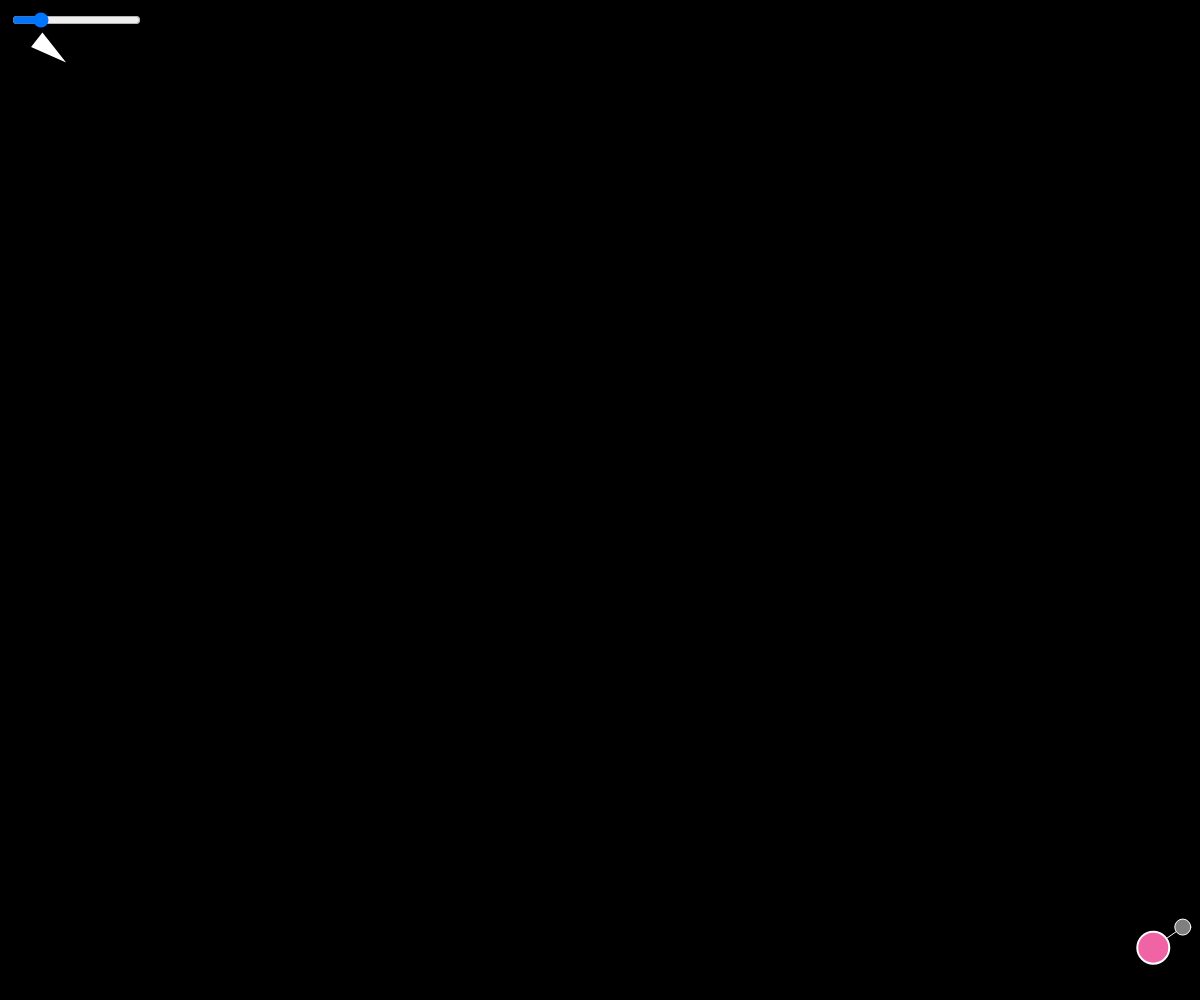
Frame 1 (no input)
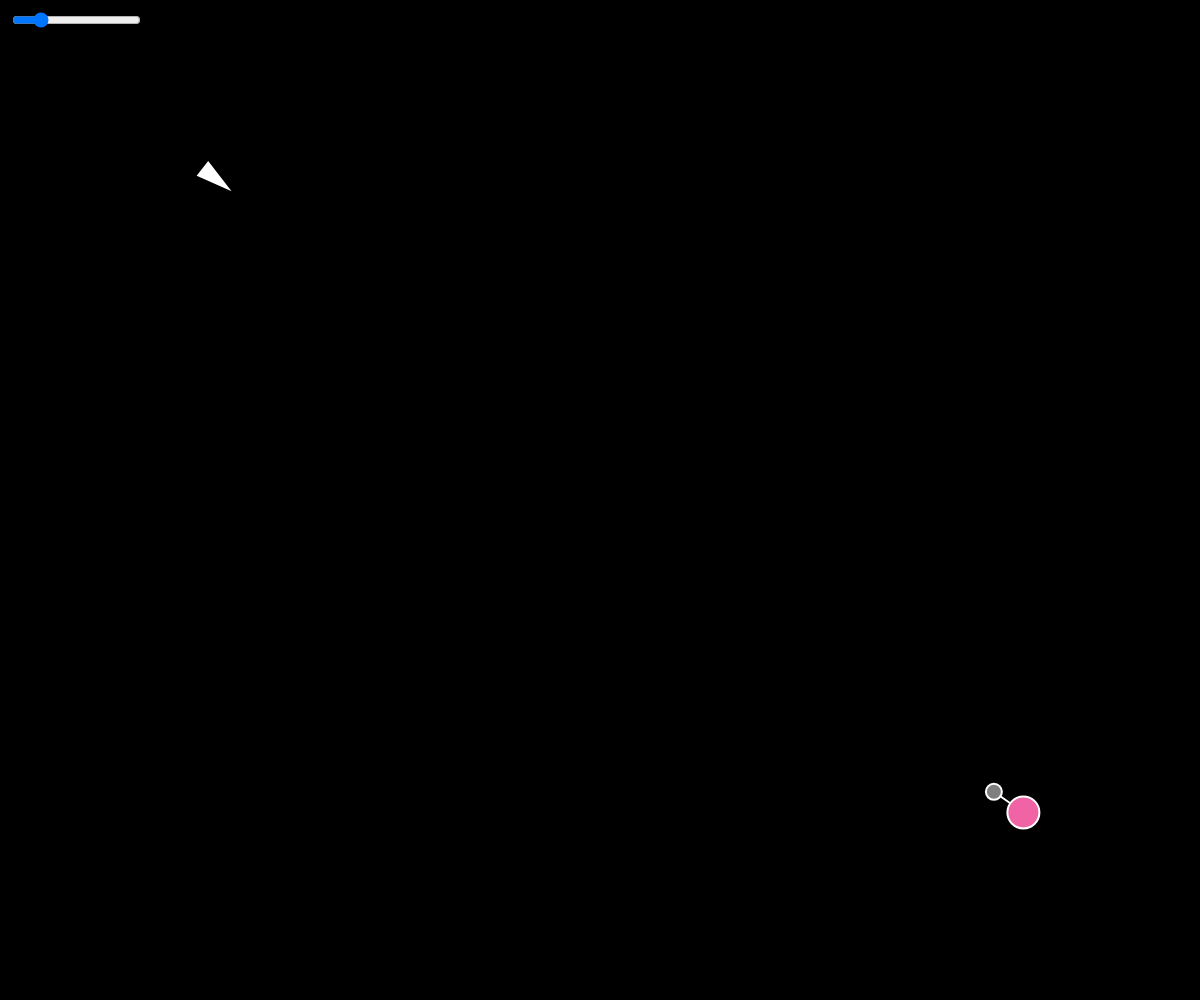
Frame 60 (no input)
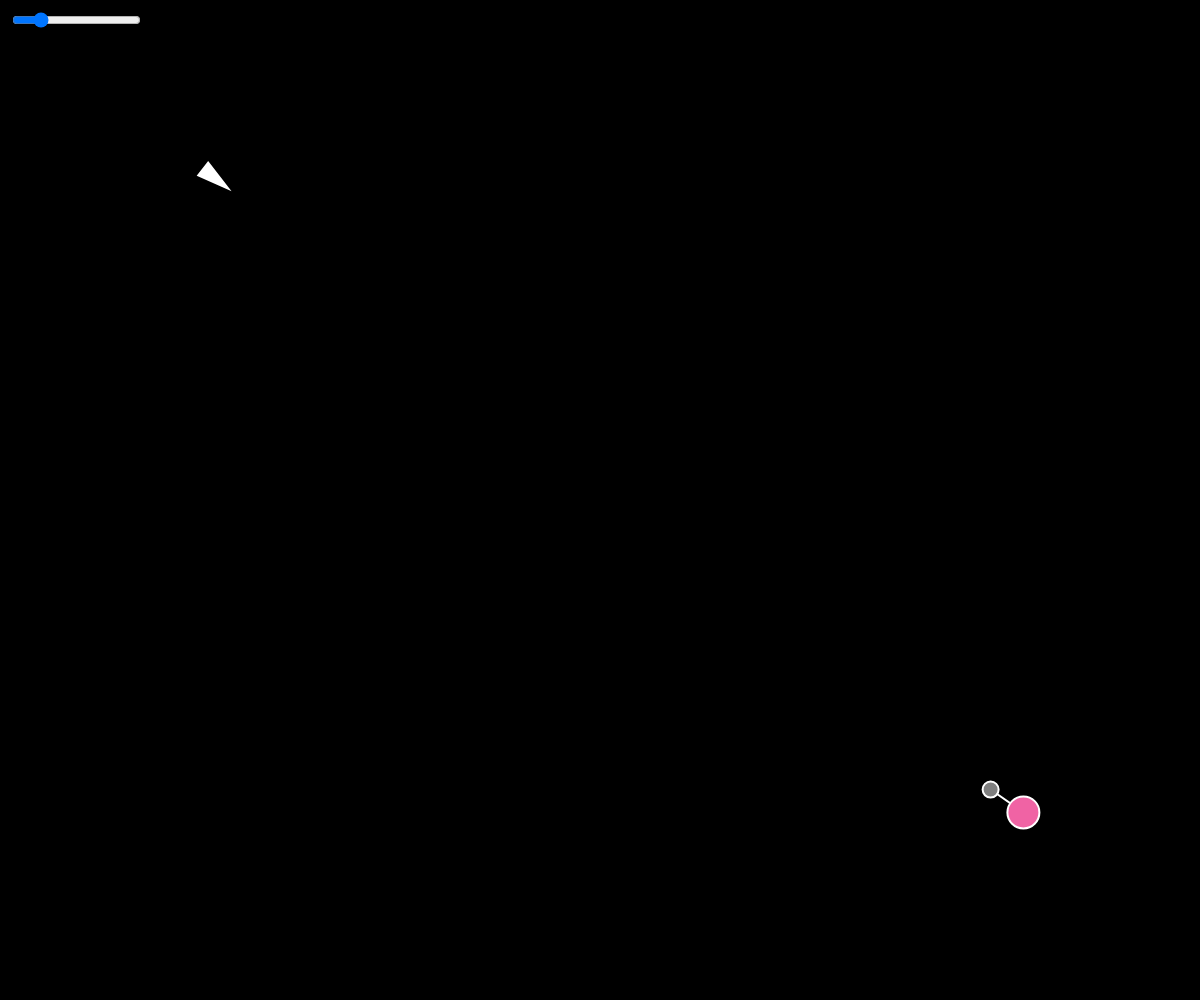
Frame 120 (the mouse pressed at the canvas centre since frame 60)

The p5.js sketch that drew these frames (run headless with seeded random() and noise() and a simulated clock; from frame 60 on, the mouse is pressed at the canvas centre):

// p5.js sketch
// ── sketch.js
// More Steering Behaviors! (Pursue Slider Prediction)
// The Nature of Code
// The Coding Train / Daniel Shiffman
// https://youtu.be/
// https://thecodingtrain.com/learning/nature-of-code/5.3-flee-pursue-evade.html

// Flee: https://editor.p5js.org/codingtrain/sketches/v-VoQtETO
// Pursue: https://editor.p5js.org/codingtrain/sketches/Lx3PJMq4m
// Evade: https://editor.p5js.org/codingtrain/sketches/X3ph02Byx
// Pursue Bouncing Ball: https://editor.p5js.org/codingtrain/sketches/itlyDq3ZB
// Pursue Wander: https://editor.p5js.org/codingtrain/sketches/EEnmY04lt
// Pursue Slider Prediction: https://editor.p5js.org/codingtrain/sketches/l7MgPpTUB

let pursuer;
let target;
let slider;
let pause = false;

function setup() {
  createCanvas(windowWidth, windowHeight);
  pursuer = new Vehicle(50, 50);
  target = new Target(width - 50, height - 50);
  slider = createSlider(1, 50, 10);
  slider.position(10, 10);
}

function mousePressed() {
  pause = true;
}

function mouseReleased() {
  pause = false;
}

function draw() {
  background(0);

  let steering = pursuer.pursue(target);
  pursuer.applyForce(steering);

  let d = p5.Vector.dist(pursuer.pos, target.pos);
  if (d < pursuer.r + target.r) {
    target = new Target(random(width), random(height));
    pursuer.pos.set(width / 2, height / 2);
  }

  if (!pause) {
    pursuer.update();
    target.update();
  }
  pursuer.show();

  target.edges();
  target.show();
}

// ── vehicle.js
// More Steering Behaviors! (Pursue Slider Prediction)
// The Nature of Code
// The Coding Train / Daniel Shiffman
// https://youtu.be/
// https://thecodingtrain.com/learning/nature-of-code/5.3-flee-pursue-evade.html

// Flee: https://editor.p5js.org/codingtrain/sketches/v-VoQtETO
// Pursue: https://editor.p5js.org/codingtrain/sketches/Lx3PJMq4m
// Evade: https://editor.p5js.org/codingtrain/sketches/X3ph02Byx
// Pursue Bouncing Ball: https://editor.p5js.org/codingtrain/sketches/itlyDq3ZB
// Pursue Wander: https://editor.p5js.org/codingtrain/sketches/EEnmY04lt
// Pursue Slider Prediction: https://editor.p5js.org/codingtrain/sketches/l7MgPpTUB

class Vehicle {
  constructor(x, y) {
    this.pos = createVector(x, y);
    this.vel = createVector(0, 0);
    this.acc = createVector(0, 0);
    this.maxSpeed = 4;
    this.maxForce = 0.25;
    this.r = 16;
  }

  evade(vehicle) {
    let pursuit = this.pursue(vehicle);
    pursuit.mult(-1);
    return pursuit;
  }

  pursue(vehicle) {
    let target = vehicle.pos.copy();
    let prediction = vehicle.vel.copy();
    prediction.mult(slider.value());
    target.add(prediction);
    stroke(255);
    line(vehicle.pos.x, vehicle.pos.y, target.x, target.y);
    fill(127);
    circle(target.x, target.y, 16);
    return this.seek(target);
  }

  flee(target) {
    return this.seek(target).mult(-1);
  }

  seek(target) {
    let force = p5.Vector.sub(target, this.pos);
    force.setMag(this.maxSpeed);
    force.sub(this.vel);
    force.limit(this.maxForce);
    return force;
  }

  applyForce(force) {
    this.acc.add(force);
  }

  update() {
    this.vel.add(this.acc);
    this.vel.limit(this.maxSpeed);
    this.pos.add(this.vel);
    this.acc.set(0, 0);
  }

  show() {
    stroke(255);
    strokeWeight(2);
    fill(255);
    push();
    translate(this.pos.x, this.pos.y);
    rotate(this.vel.heading());
    triangle(-this.r, -this.r / 2, -this.r, this.r / 2, this.r, 0);
    pop();
  }

  edges() {
    if (this.pos.x > width + this.r) {
      this.pos.x = -this.r;
    } else if (this.pos.x < -this.r) {
      this.pos.x = width + this.r;
    }
    if (this.pos.y > height + this.r) {
      this.pos.y = -this.r;
    } else if (this.pos.y < -this.r) {
      this.pos.y = height + this.r;
    }
  }
}

class Target extends Vehicle {
  constructor(x, y) {
    super(x, y);
    this.vel = p5.Vector.random2D();
    this.maxSpeed = 4;
    this.vel.mult(4);
  }

  show() {
    stroke(255);
    strokeWeight(2);
    fill("#F063A4");
    push();
    translate(this.pos.x, this.pos.y);
    circle(0, 0, this.r * 2);
    pop();
  }

  edges() {
    if (this.pos.x > width - this.r) {
      this.vel.x *= -1;
      this.pos.x = width - this.r;
    } else if (this.pos.x < this.r) {
      this.vel.x *= -1;
      this.pos.x = this.r;
    }
    if (this.pos.y > height - this.r) {
      this.vel.y *= -1;
      this.pos.y = height - this.r;
    } else if (this.pos.y < this.r) {
      this.vel.y *= -1;
      this.pos.y = this.r;
    }
  }
}
